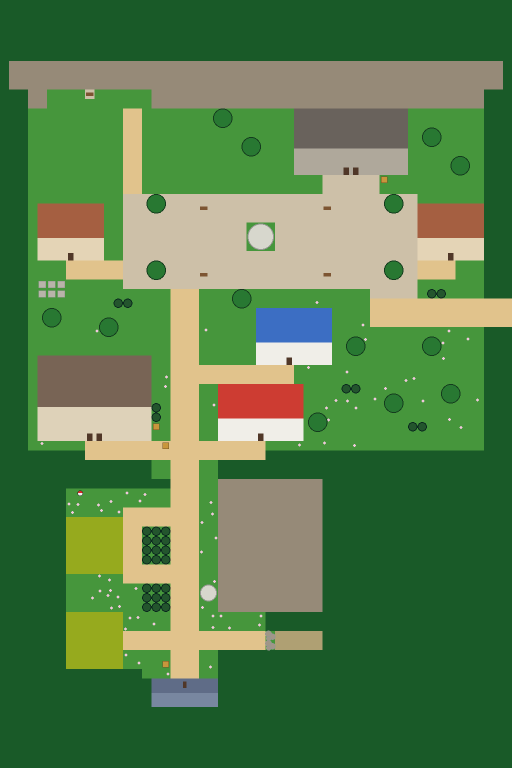
#> input picture docs/design/reference/argenta-plan-v1.png, 1024 x 1536 px, given in place of ruines_tente.png, which was not available (shown at 1/2 size)
$ python planche_johp1_alpha.py ../../docs/design/reference/argenta-plan-v1.png ../../docs/design/reference/blackthorn-city-vue-generale-v1.png ../../docs/design/reference/blackthorn-city-vue-generale-v1.png
#> lines starting #> are read from the running program, lines starting #| are printed output that depends on the picture
#!/usr/bin/env python3
"""Planche avant / après de la peinture des Ruines d'Alpha : vues du joueur, de jour et de nuit, à
côté des captures d'avant et des vues générales validées. Usage : tools/art/planche_johp1_alpha.py
AVANT APRES SORTIE (dossiers de `tools/capture_johp1.sh` et `tools/capture_johp1_art.sh`)."""
from __future__ import annotations

import sys
from pathlib import Path

from PIL import Image, ImageDraw, ImageFont

RACINE = Path(__file__).resolve().parents[2]
REFERENCE = RACINE / "docs/design/reference"
LARGEUR = 760
HAUTEUR = 351
TITRE = 34
POLICE = ImageFont.truetype("/System/Library/Fonts/Supplemental/Arial.ttf", 22)
# Lignes : titre, avant, après, vue validée (capture de `APRES`, ou image de référence).
LIGNES = [
	("Ruines : tente", "ruines_tente", "ruines_tente", "ruins-of-alph-vue-generale-v1.png"),
	("Ruines : temple", "ruines_temple", "ruines_temple", "ruines_nuit_temple"),
	("Tente d'Héloïse", "tente", "tente", "alph-tent-vue-generale-v1.png"),
	("Galerie : entrée", "galerie_entree", "galerie_entree", "alph-gallery-vue-generale-v1.png"),
	("Galerie : dalles", "galerie_dalles", "galerie_dalles", "galerie_porte"),
	("Chambre de la Mémoire", "chambre", "chambre", "alph-chamber-vue-generale-v1.png"),
]


def vignette(chemin: Path) -> Image.Image:
	image = Image.open(chemin).convert("RGB")
	image.thumbnail((LARGEUR, HAUTEUR), Image.LANCZOS)
	cadre = Image.new("RGB", (LARGEUR, HAUTEUR), (16, 17, 22))
	cadre.paste(image, ((LARGEUR - image.width) // 2, (HAUTEUR - image.height) // 2))
	return cadre


def main(avant: Path, apres: Path, sortie: Path) -> None:
	planche = Image.new("RGB", (3 * LARGEUR + 40, len(LIGNES) * (HAUTEUR + TITRE + 10) + 10), (28, 29, 36))
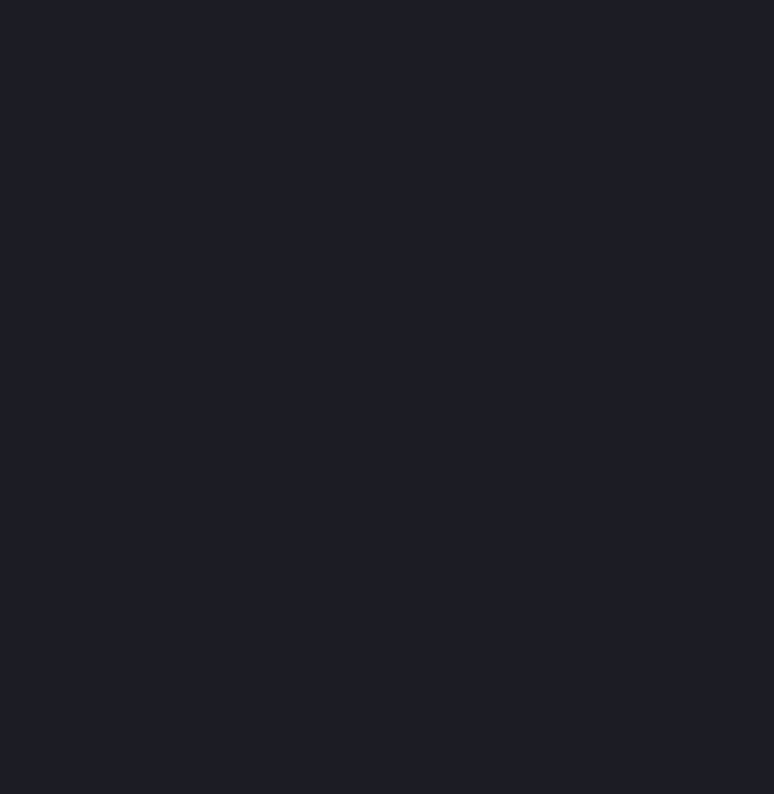
#> planche: PIL image 2320x2380 RGB (shown at 1/3 size); mean R, G, B 28, 29, 36
	dessin = ImageDraw.Draw(planche)
	for rang, (titre, a, b, c) in enumerate(LIGNES):
		y = 10 + rang * (HAUTEUR + TITRE + 10)
		troisieme = REFERENCE / c if c.endswith(".png") else apres / f"{c}.png"
		legende = "vue validée" if c.endswith(".png") else "après : nuit" if "nuit" in c else "après : porte fermée"
		for colonne, (chemin, texte) in enumerate([(avant / f"{a}.png", f"{titre} : avant"),
				(apres / f"{b}.png", "après"), (troisieme, legende)]):
			x = 10 + colonne * (LARGEUR + 10)
			dessin.text((x + 4, y + 4), texte, font=POLICE, fill=(235, 235, 240))
			planche.paste(vignette(chemin), (x, y + TITRE))
#> in vignette, image is the input picture: PIL image 1024x1536 RGB; mean R, G, B 88.7, 128.5, 76.5
#> in vignette, `image.thumbnail((LARGEUR, HAUTEUR), Image.LANCZOS)`:
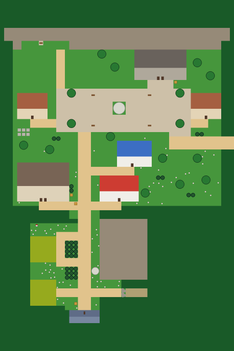
#> image: PIL image 234x351 RGB; mean R, G, B 88.7, 128.5, 76.5
#> in vignette, `cadre = Image.new("RGB", (LARGEUR, HAUTEUR), (16, 17, 22))`:
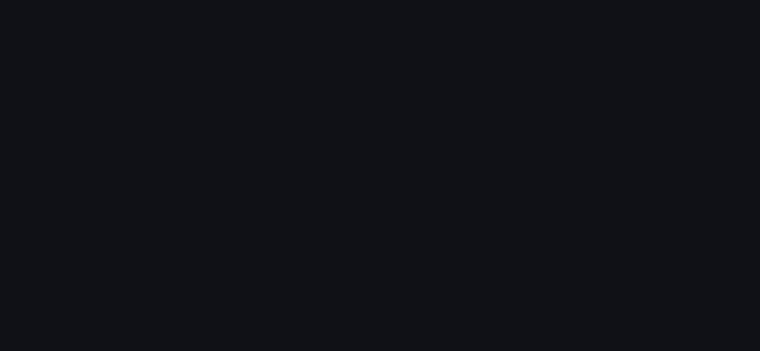
#> cadre: PIL image 760x351 RGB; mean R, G, B 16, 17, 22
#> in vignette, `cadre.paste(image, ((LARGEUR - image.width) // 2, (HAUTEUR - image.hei..`:
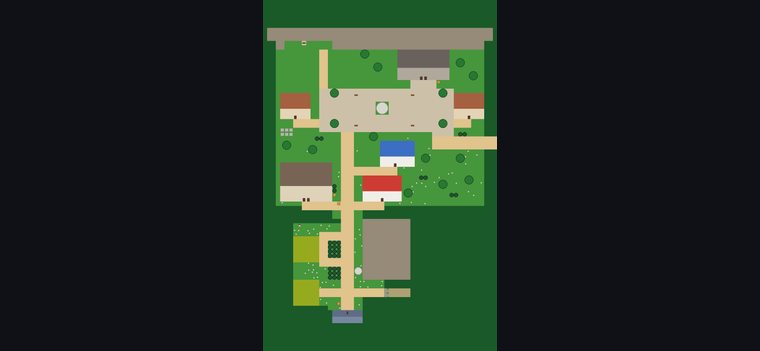
#> cadre: PIL image 760x351 RGB; mean R, G, B 38.4, 51.3, 38.8
	planche.save(sortie)


if __name__ == "__main__":
#> (the run stopped early here; a loop or call above may not have finished)
